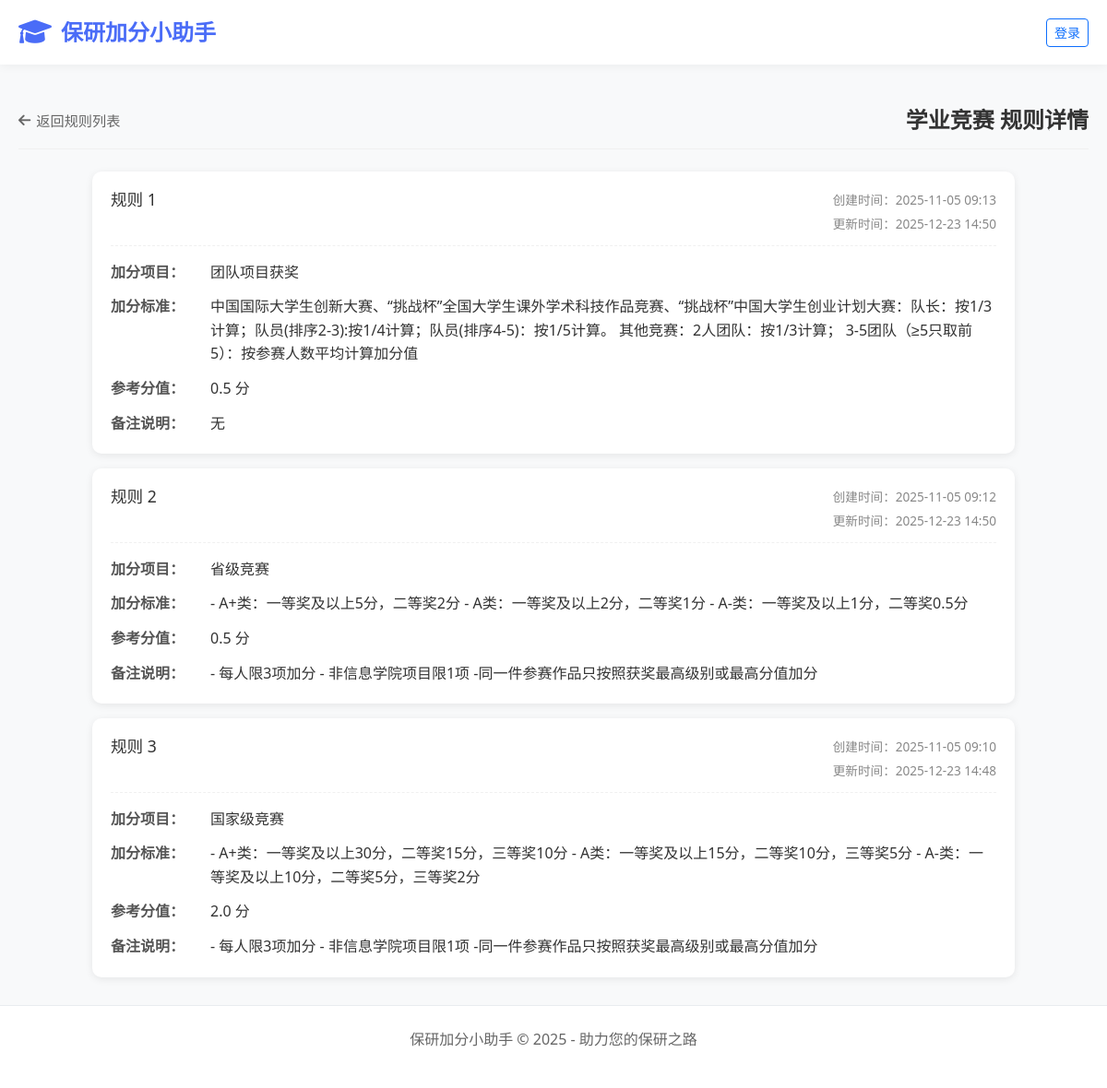
The app's page /student/rules/student-competition/ with its own data.
### apps/students/models.py (models this page shows, shortened)
class Rule(models.Model):
    RULE_TYPE_CHOICES = [
        ('student-competition', '学业竞赛'),
        ('research-achievement', '科研成果'),
        ('innovation-entrepreneurship', '创新创业训练'),
        ('comprehensive-performance', '综合表现加分'),
    ]
    item_name = models.CharField(max_length=200, verbose_name="加分项目名称", null=True, blank=True)
    description = models.TextField(verbose_name="加分标准说明")
    score = models.DecimalField(max_digits=5, decimal_places=1, verbose_name="加分分值", null=True, blank=True)
    remark = models.TextField(blank=True, null=True, verbose_name="备注信息")
    rule_type = models.CharField(max_length=50, choices=RULE_TYPE_CHOICES, verbose_name="规则分类")
    created_at = models.DateTimeField(auto_now_add=True, verbose_name="创建时间")
    updated_at = models.DateTimeField(auto_now=True, verbose_name="更新时间")
    class Meta:
        verbose_name = "加分规则"
        verbose_name_plural = "加分规则"

### apps/students/views.py (the view)
# urls.py: path('rules/<str:rule_type>/', views.rule_detail, name='rule_detail'),
def rule_detail(request, rule_type):
    type_mapping = {
        'student-competition': '学业竞赛',
        'research-achievement': '科研成果',
        'innovation-entrepreneurship': '创新创业训练',
        'comprehensive-performance': '综合表现加分'
    }
    rules = Rule.objects.filter(rule_type=rule_type).order_by('-created_at')
    return render(request, 'students/rule_detail.html', {
        'rules': rules,
        'category_name': type_mapping.get(rule_type, '加分规则'),
        'rule_type': rule_type
    })

### templates/students/rule_detail.html (shortened to what this page needs)
{% extends 'students/base.html' %}
{% load static %}
{% block extra_css %}
    <link href="{% static 'CSS/counselor/rule_detail.css' %}" rel="stylesheet">
{% endblock %}
{% block content %}
    <div class="page-header">
        <a href="{% url 'rules' %}" class="back-btn">
            <i class="fas fa-arrow-left"></i>
            <span>返回规则列表</span>
        </a>
        <h1 class="page-title">{{ category_name }} 规则详情</h1>
    </div>
    <div class="rules-container">
        {% if rules %}
            <div class="rules-list">
                {% for rule in rules %}
                    <div class="rule-item">
                        <div class="rule-content">
                            <div class="rule-header">
                                <h3 class="rule-title">规则 {{ forloop.counter }}</h3>
                                <div class="rule-meta">
                                    <span class="create-time">创建时间：{{ rule.created_at|date:"Y-m-d H:i" }}</span>
                                    {% if rule.updated_at != rule.created_at %}
                                        <span class="update-time">更新时间：{{ rule.updated_at|date:"Y-m-d H:i" }}</span>
                                    {% endif %}
                                </div>
                            </div>
                            <div class="rule-details">
                                <div class="detail-item">
                                    <span class="detail-label">加分项目：</span>
                                    <span class="detail-value">{{ rule.item_name }}</span>
                                </div>
                                <div class="detail-item">
                                    <span class="detail-label">加分标准：</span>
                                    <span class="detail-value">{{ rule.description }}</span>
                                </div>
                                <div class="detail-item">
                                    <span class="detail-label">参考分值：</span>
                                    <span class="detail-value">{{ rule.score }} 分</span>
                                </div>
                                <div class="detail-item">
                                    <span class="detail-label">备注说明：</span>
                                    <span class="detail-value">{{ rule.remark|default:"无" }}</span>
                                </div>
                            </div>
                        </div>
                    </div>
                {% endfor %}
            </div>
        {% endif %}
    </div>
{% endblock %}

### static/CSS/base.css (style rules this page uses)
:root { --primary: #4a6cf7; --primary-light: #6a8aff; --secondary: #6c757d; --light-bg: #f8f9fa; --dark-text: #333333; --gray-text: #666666; --light-gray: #e9ecef; --white: #ffffff; --card-shadow: 0 4px 12px rgba(0, 0, 0, 0.08); --hover-shadow: 0 8px 24px rgba(0, 0, 0, 0.12); }
* { margin: 0; padding: 0; box-sizing: border-box; }
body { font-family: 'Segoe UI', 'PingFang SC', 'Microsoft YaHei', sans-serif; background-color: var(--light-bg); color: var(--dark-text); line-height: 1.6; height: 100%; display: flex; flex-direction: column; }
html { height: 100%; }
.page-header { display: flex; justify-content: space-between; align-items: center; margin-bottom: 30px; }
.page-title { font-size: 1.8rem; font-weight: 700; color: var(--dark-text); }

### static/CSS/counselor/rule_detail.css (style rules this page uses)
.page-header { display: flex; justify-content: space-between; align-items: center; padding: 16px 0; margin-bottom: 24px; border-bottom: 1px solid #f0f0f0; }
.back-btn { display: flex; align-items: center; color: #666; text-decoration: none; font-size: 0.95rem; }
.back-btn i { margin-right: 6px; }
.page-title { margin: 0; font-size: 1.5rem; color: #333; }
.rules-container { max-width: 1000px; margin: 0 auto; }
.rules-list { display: flex; flex-direction: column; gap: 16px; }
.rule-item { display: flex; flex-direction: column; background: white; border-radius: 10px; box-shadow: 0 2px 8px rgba(0,0,0,0.08); overflow: hidden; }
.rule-content { padding: 20px; }
.rule-header { display: flex; justify-content: space-between; align-items: flex-start; margin-bottom: 16px; padding-bottom: 12px; border-bottom: 1px dashed #f0f0f0; }
.rule-title { margin: 0; font-size: 1.1rem; color: #333; }
.rule-meta { display: flex; flex-direction: column; gap: 4px; font-size: 0.85rem; color: #888; }
.rule-details { display: flex; flex-direction: column; gap: 12px; }
.detail-item { display: flex; flex-wrap: wrap; gap: 8px; }
.detail-label { font-weight: 600; color: #555; min-width: 100px; }
.detail-value { flex: 1; color: #333; line-height: 1.6; }

### records on screen
Rule: created_at "2025-11-05 09:13", updated_at "2025-12-23 14:50", item_name "团队项目获奖", description "中国国际大学生创新大赛、“挑战杯”全国大学生课外学术科技作品竞赛、“挑战杯”中国大学生创业计划大赛：队长：按1/3计算；队员(排序2-3):按1/4计算；队员(排序4-5)：按1/5计算。 其他竞赛：2人团队：按1/3计算； 3-5团队（≥5只取前5）：按参赛人数平均计算加分值", score "0.5", remark "无"
Rule: created_at "2025-11-05 09:12", updated_at "2025-12-23 14:50", item_name "省级竞赛", description "- A+类：一等奖及以上5分，二等奖2分 - A类：一等奖及以上2分，二等奖1分 - A-类：一等奖及以上1分，二等奖0.5分", score "0.5", remark "- 每人限3项加分 - 非信息学院项目限1项 -同一件参赛作品只按照获奖最高级别或最高分值加分"
Rule: created_at "2025-11-05 09:10", updated_at "2025-12-23 14:48", item_name "国家级竞赛", description "- A+类：一等奖及以上30分，二等奖15分，三等奖10分 - A类：一等奖及以上15分，二等奖10分，三等奖5分 - A-类：一等奖及以上10分，二等奖5分，三等奖2分", score "2.0", remark "- 每人限3项加分 - 非信息学院项目限1项 -同一件参赛作品只按照获奖最高级别或最高分值加分"

### other values on screen
{{ category_name }} "学业竞赛"
